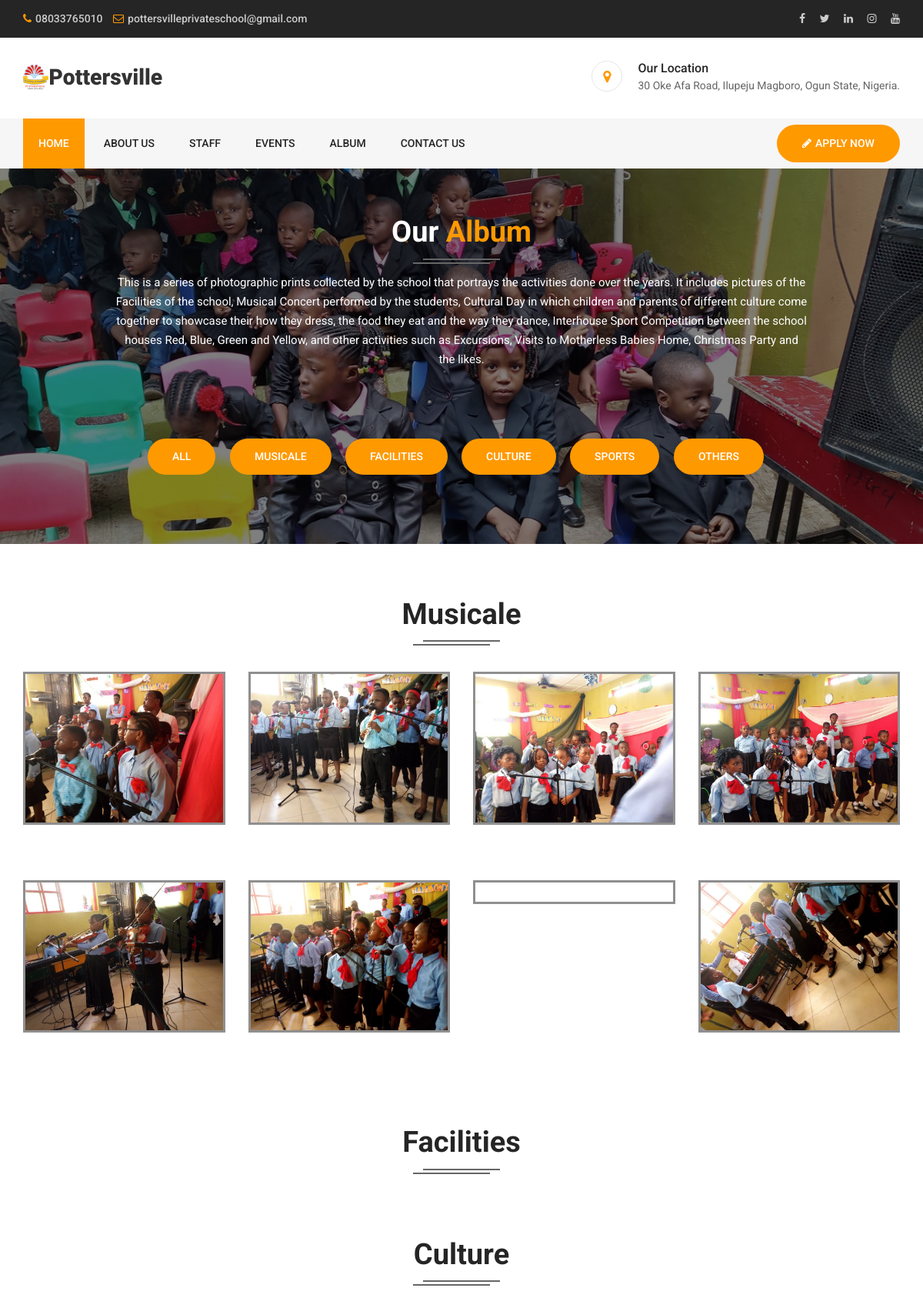
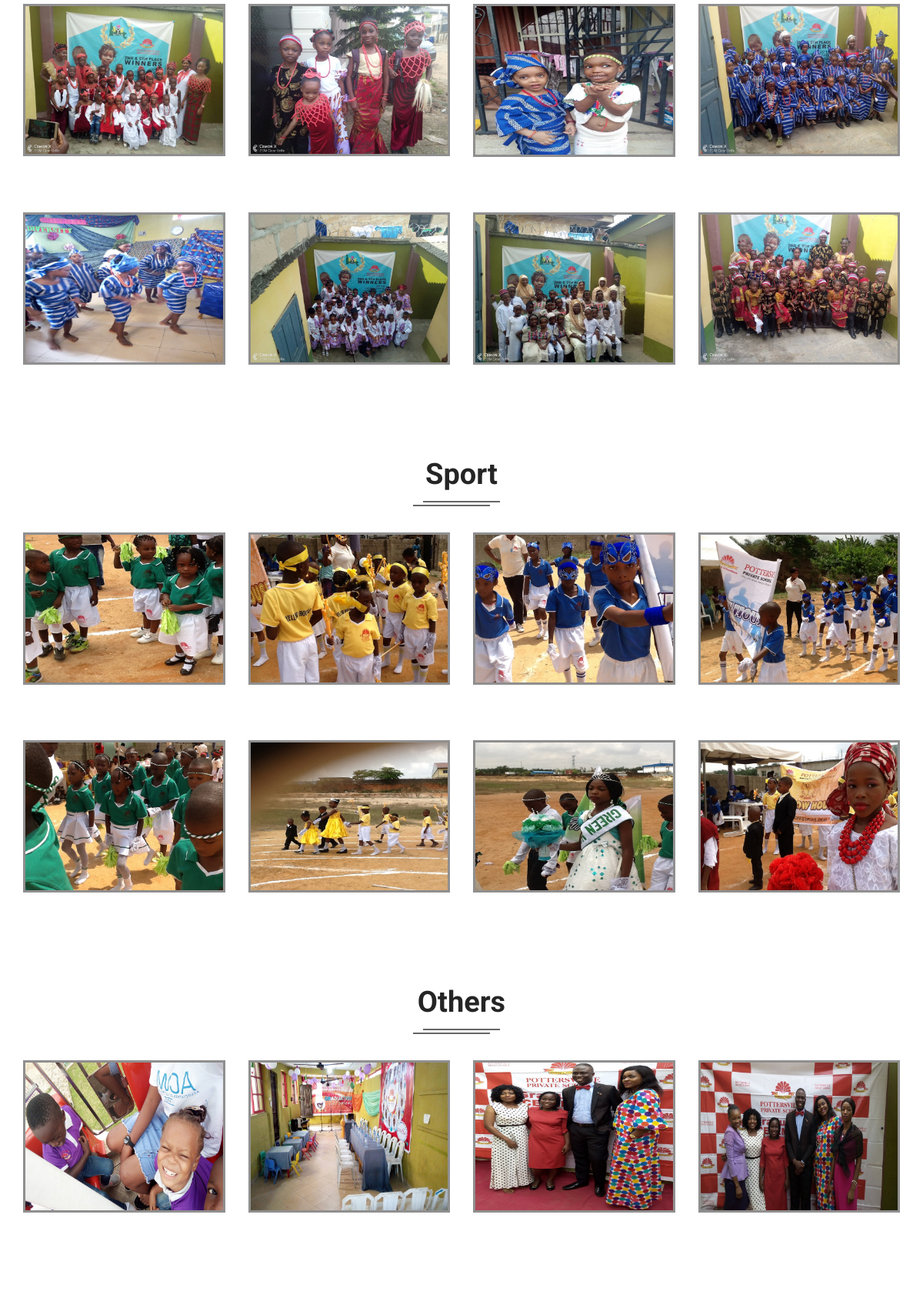
Page /pottersville/album/ (upper part) on the committed database (2 pictures, top to bottom).
### potter_app/models.py (models this page shows, shortened)
class Category(models.Model):
    cat_name = models.CharField(verbose_name="Category Name", max_length=50)
    cat_desc = models.TextField(verbose_name="Category Description")

class Gallery(models.Model):
    name = models.CharField(max_length=50, default="")
    category = models.ForeignKey(Category,on_delete=models.CASCADE, default="")
    gallery_img = models.ImageField(verbose_name= "Image", upload_to='uploads/gallery', default="")
    date_created = models.DateTimeField(verbose_name="Date Created", default=timezone.now)

### potter_app/views.py (the view, shortened to what this page needs)
# urls.py: path("album/", views.gallery, name="gallery"),
def gallery(request):
    show_facilities = Gallery.objects.filter(category__cat_name="Facilities")
    show_music = Gallery.objects.filter(category__cat_name="Musicale")
    show_culture = Gallery.objects.filter(category__cat_name="Culture")
    show_sport = Gallery.objects.filter(category__cat_name="Sports")
    show_other = Gallery.objects.filter(category__cat_name="Others")
    category = Category.objects.all()
    register_class = RegisterForm
    gallery_dict = {
        'title': 'Pottersville Private School',
        'form': register_class,
        'facilities_list': show_facilities,
        'music_list': show_music,
        'culture_list': show_culture,
        'sport_list': show_sport,
        'other_list': show_other,
        'category': category,
    }
    return render(request, 'front/gallery.html', context=gallery_dict)

### templates/front/gallery.html (shortened to what this page needs)
{% extends 'front/base.html' %}
{% load static %}
	{% block content %}
		<section class="gallery overlay section">
			<div class="container">
				<div class="row ">
					<div class="col-12">
						<div class="section-title">
							<h2 class="text-white">Our <span>Album</span></h2>
							<p class="text-white">This is a series of photographic prints collected by the school that portrays
							the activities done over the years. It includes pictures of the Facilities of the school,
							Musical Concert performed by the students, Cultural Day in which children and parents of different
							culture come together to showcase their how they dress, the food they eat and the way they dance,
							Interhouse Sport Competition between the school houses Red, Blue, Green and Yellow, and other activities
							such as Excursions, Visits to Motherless Babies Home, Christmas Party and the likes.
</p>
						</div>
					</div>
				</div>
			</div>
			<div class="button text-center" >
				<button class="btn primary" data-toggle="portfilter" data-target="all">
					ALL
				</button>
				{% if category %}
				{% for cat in category %}
				<button class="btn primary" data-toggle="portfilter" data-target="{{cat.cat_name}}">
					{{cat.cat_name}}
				</button>
				{% endfor %}
				{% endif %}
			</div>
		</section>
			<div class="container" id="music" data-tag="Musicale">
				<div class="row pt-5">
					<div class="col-12">
						<div class="section-title">
                            <h2>Musicale</h2>
						</div>
					</div>
				</div>
				<div class="row">
					{% if music_list %}
						{% for music in music_list %}
						<div class="col-lg-3 col-md-3 col-12 pb-4">
							<div class="work-box">
								<a href="{{music.gallery_img.url}}" data-lightbox="gallery-mf">
								<div class="work-img">
									<img src="{{music.gallery_img.url}}" alt="" class="img-fluid">
								</div>
							</div>
						</div>
						{% endfor %}
					{% endif %}
				</div>
			</div>
			<div class="container clearfix" id="facilities" data-tag="Facilities">
				<div class="row pt-5">
					<div class="col-12">
						<div class="section-title">
							<h2>Facilities</h2>
						</div>
					</div>
				</div>
			</div>
            <div class="container" id="culture" data-tag="Culture">
				<div class="row pt-5">
					<div class="col-12">
						<div class="section-title">
                            <h2>Culture</h2>
						</div>
					</div>
				</div>
				<div class="row">
                {% if culture_list %}
                {% for culture in culture_list %}
					<div class="col-lg-3 col-md-3 col-12 pb-4">
						<div class="work-box">
							<a href="{{culture.gallery_img.url}}" data-lightbox="gallery-mf">
							<div class="work-img">
								<img src="{{culture.gallery_img.url}}" alt="" class="img-fluid">
							</div>
						</div>
					</div>
                {% endfor %}
                {% endif %}
				</div>
			</div>
            <div class="container" id="sport" data-tag="Sports">
				<div class="row pt-5">
					<div class="col-12">
						<div class="section-title">
                            <h2>Sport</h2>
						</div>
					</div>
				</div>
			    <div class="row">
                {% if sport_list %}
                {% for sport in sport_list %}
					<div class="col-lg-3 col-md-3 col-12 pb-4">
						<div class="work-box">
							<a href="{{sport.gallery_img.url}}" data-lightbox="gallery-mf">
							<div class="work-img">
								<img src="{{sport.gallery_img.url}}" alt="" class="img-fluid">
							</div>
						</div>
					</div>
                {% endfor %}
                {% endif %}
				</div>
			</div>
            <div class="container" data-tag="Others">
				<div class="row pt-5">
					<div class="col-12">
						<div class="section-title">
                            <h2>Others</h2>
						</div>
					</div>
				</div>
				<div class="row">
                {% if other_list %}
                {% for other in other_list %}
					<div class="col-lg-3 col-md-3 col-12 pb-4">
						<div class="work-box">
							<a href="{{other.gallery_img.url}}" data-lightbox="gallery-mf">
							<div class="work-img">
								<img src="{{other.gallery_img.url}}" alt="" class="img-fluid">
							</div>
						</div>
					</div>
                {% endfor %}
                {% endif %}
				</div>
			</div>
	{% endblock content %}

### static/style.css (style rules this page uses)
.footer a, .footer p { color:#eee; font-weight:400; }
a { color:#252525; }
.gallery { background-image: url('images/album-1.jpg'); background-size: cover; background-repeat: no-repeat; position: relative; padding: 60px 0 90px; background-color: rgba(0,0,0,0.5); }
.gallery .button { margin-top:50px; }
.gallery .btn { margin-right: 15px; color: #252525; background: #fff; position: relative; z-index: 3; text-transform: uppercase; border-radius: 50px; -webkit-transition: all 0.4s ease; -moz-transition: all 0.4s ease; transition: all 0.4s ease; }
.gallery .btn.primary { color:#fff; }
.gallery .btn.primary:before { background:#fff; }
.work-box { margin-bottom: 3rem; -webkit-backface-visibility: hidden; backface-visibility: hidden; border-style: solid; border-color: rgb(144, 143, 143); }
.work-img { display: block; overflow: hidden; }
.work-img img { transition: all 1s; }

### rows in the picture
Category: cat_name "MUSICALE"
Category: cat_name "FACILITIES"
Category: cat_name "CULTURE"
Category: cat_name "SPORTS"
Category: cat_name "OTHERS"
Gallery: gallery_img (picture)
Gallery: gallery_img (picture)
Gallery: gallery_img (picture)
Gallery: gallery_img (picture)
Gallery: gallery_img (picture)
Gallery: gallery_img (picture)
Gallery: gallery_img (picture)
Gallery: gallery_img (picture)
Gallery: gallery_img (picture)
Gallery: gallery_img (picture)
Gallery: gallery_img (picture)
Gallery: gallery_img (picture)
Gallery: gallery_img (picture)
Gallery: gallery_img (picture)
Gallery: gallery_img (picture)
Gallery: gallery_img (picture)
Gallery: gallery_img (picture)
Gallery: gallery_img (picture)
Gallery: gallery_img (picture)
Gallery: gallery_img (picture)
Gallery: gallery_img (picture)
Gallery: gallery_img (picture)
Gallery: gallery_img (picture)
Gallery: gallery_img (picture)
Gallery: gallery_img (picture)
Gallery: gallery_img (picture)
Gallery: gallery_img (picture)
